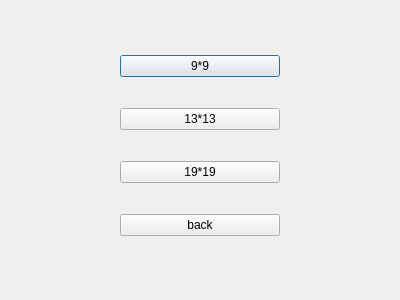
<?xml version="1.0" encoding="UTF-8"?>
<ui version="4.0">
 <class>choosesize</class>
 <widget class="QDialog" name="choosesize">
  <property name="geometry">
   <rect>
    <x>0</x>
    <y>0</y>
    <width>400</width>
    <height>300</height>
   </rect>
  </property>
  <property name="windowTitle">
   <string>Dialog</string>
  </property>
  <widget class="QWidget" name="verticalLayoutWidget">
   <property name="geometry">
    <rect>
     <x>120</x>
     <y>30</y>
     <width>160</width>
     <height>231</height>
    </rect>
   </property>
   <layout class="QVBoxLayout" name="verticalLayout">
    <item>
     <widget class="QPushButton" name="play9Button">
      <property name="text">
       <string>9*9</string>
      </property>
     </widget>
    </item>
    <item>
     <widget class="QPushButton" name="play13Button">
      <property name="text">
       <string>13*13</string>
      </property>
     </widget>
    </item>
    <item>
     <widget class="QPushButton" name="play19Button">
      <property name="text">
       <string>19*19</string>
      </property>
     </widget>
    </item>
    <item>
     <widget class="QPushButton" name="back2Button">
      <property name="text">
       <string>back</string>
      </property>
     </widget>
    </item>
   </layout>
  </widget>
 </widget>
 <resources/>
 <connections/>
</ui>
